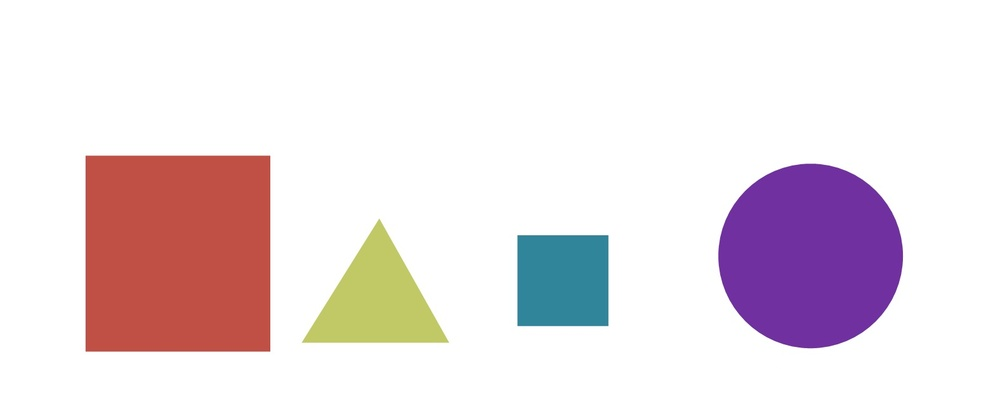
#> input picture Contours/images/bunchofshapes.jpg, 1000 x 409 px, shrunk from 1576 x 645 before the run
$ jupyter execute Contours_Tutorial.ipynb   (shell and % lines are left out)   (older library calls are emulated)
#> lines starting #> are read from the running program, lines starting #| are printed output that depends on the picture; after the words box and inside, x2 and y2 are one past the last pixel; in counts of white or black regions, pixels touching at a corner belong together; long printed decimals are rounded
# Contours

[cell 1]
import cv2
import numpy as np

import matplotlib.pyplot as plt

## Understanding Contours

[cell 2]
# Let's load a simple image with 3 black squares

# Load our image
image = cv2.imread('images/bunchofshapes.jpg')
#> image is the input picture: shape (409, 1000, 3); mean B, G, R 226.7, 222.2, 234.4
plt.figure(figsize=(10,16))
plt.imshow(image)
plt.show()

[cell 3]
# Create a copy of our original image
copy_image_1 = image.copy()

# Grayscale our image
gray = cv2.cvtColor(copy_image_1,cv2.COLOR_BGR2GRAY)

# Find Canny edges
edged = cv2.Canny(gray, 50, 200)
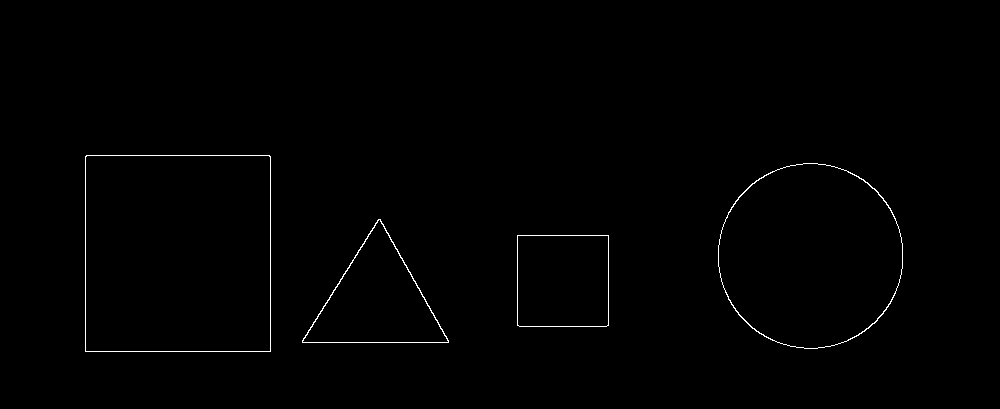
#> edged: shape (409, 1000); 0.57% white in thin lines or dots, all inside (x1, y1, x2, y2) = (85, 155, 903, 352)

# Finding Contours
# Use a copy of your image e.g. edged.copy(), since findContours alters the image
_, contours, hierarchy = cv2.findContours(edged, cv2.RETR_EXTERNAL, cv2.CHAIN_APPROX_NONE)
#> contours = 4 contours; box (x1, y1, x2, y2) and area: (85, 155, 271, 352) 36259, (718, 163, 903, 349) 26813, (302, 219, 449, 343) 9207, (517, 235, 609, 327) 8278

print("Number of Contours found = " + str(len(contours)))
#| Number of Contours found = 4

# Draw all contours and use '-1' as the 3rd parameter to draw all
cv2.drawContours(copy_image_1, contours, -1, (0,255,0), 3)
#> copy_image_1: shape (409, 1000, 3); 2.49% of pixels changed, all inside (x1, y1, x2, y2) = (83, 153, 905, 354)

plt.figure(figsize=(10,16))
plt.imshow(copy_image_1)
plt.show()

## Sorting Contours:

### Sorting by Area:
It can be use in object recongnition. (Using contour area)
* Eliminalte small contours that may be noise
* Extract the largest contour

[cell 4]
# Function we'll use to display contour area
def get_contour_areas(contours):
    # returns the areas of all contours as list
    all_areas = []
    for c in contours:
        area = cv2.contourArea(c)
        all_areas.append(area)
#> this loop made 4 passes
#> area on passes 1 to 4: 8278, 9207, 26813, 36259
#> after the loop, all_areas = [8278, 9207, 26813, 36259]
    return all_areas

[cell 5]
# Create a copy of our original image
copy_image_2 = image.copy()

# Let's print the areas of the contours before sorting
print ("Contor Areas before sorting: ",get_contour_areas(contours))
#| Contor Areas before sorting:  [8278.0, 9207.0, 26813.0, 36259.0]

# Sort contours large to small (reverse = True)
sorted_contours = sorted(contours, key=cv2.contourArea, reverse=True)
#> sorted_contours has the same summary as contours
#sorted_contours = sorted(contours, key=cv2.contourArea, reverse=True)[:3]

print ("Contor Areas after sorting: ",get_contour_areas(sorted_contours))
#> the loop in get_contour_areas (call 2), `for c in contours:` made 4 passes
#| Contor Areas after sorting:  [36259.0, 26813.0, 9207.0, 8278.0]


f, ax = plt.subplots(4, 1, sharex='col', sharey='row',figsize=(10,16))

# Iterate over our contours and draw one at a time
i = 0
for c in sorted_contours:
    cv2.drawContours(copy_image_2, [c], -1, (255,0,0), 5)
    ax[i].imshow(copy_image_2)
    i = i +1
#> this loop made 4 passes
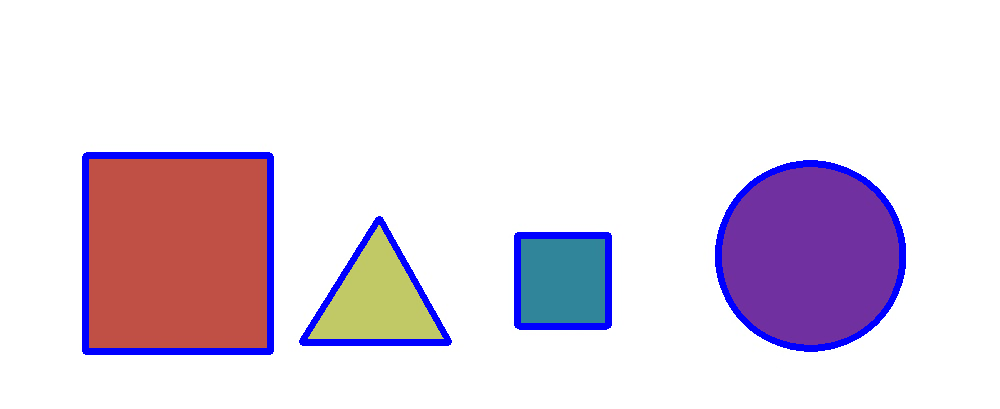
#> copy_image_2: shape (409, 1000, 3); 3.54% of pixels changed, all inside (x1, y1, x2, y2) = (82, 152, 906, 355)
#> after the loop, i = 4
    #ax[0, 0].figure(figsize=(10,16))
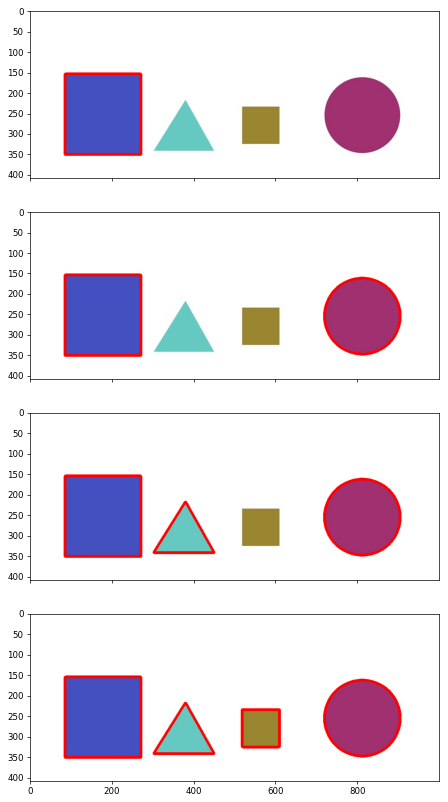
#> figure drawn by matplotlib, 4 panels; B, G, R data is drawn as R, G, B

### Sorting by spatial position:
* Sort characters left to right
* Process image in specific order

[cell 6]
## This function will sort the element by using the position of its centroid on the x axis
def get_contour_x(contours):
    if cv2.contourArea(contours) > 10:
        M = cv2.moments(contours)
#> M = moments, m00 8278, centre m10/m00, m01/m00 = (562.5, 280.5)
        return (int(M['m10']/M['m00']))

[cell 7]
# Create a copy of our original image
copy_image_3 = image.copy()

# Sort by left to right using our x_cord_contour function
contours_left_to_right = sorted(contours, key = get_contour_x, reverse = False)
#> contours_left_to_right has the same summary as contours

# Labeling Contours left to right
for (i,c)  in enumerate(contours_left_to_right):
    cv2.drawContours(copy_image_3, [c], -1, (0,0,255), 3)
    #img = get_contour_x(copy_image_3)
    M = cv2.moments(c)
    cx = int(M['m10'] / M['m00'])
    cy = int(M['m01'] / M['m00'])
    cv2.putText(copy_image_3, str(i+1), (cx, cy), cv2.FONT_HERSHEY_SIMPLEX, 1, (0, 255, 0), 2)
    (x, y, w, h) = cv2.boundingRect(c)

    # Let's now crop each contour and save these images
    cropped_contour = image[y:y + h, x:x + w]
    image_name = "output_shape_number_" + str(i+1) + ".jpg"
    print (image_name)
    cv2.imwrite(image_name, cropped_contour)
#> this loop made 4 passes
#> (cx, cy, x, y, w, h, image_name) on passes 1 to 4: (177, 253, 85, 155, 186, 197, 'output_shape_number_1.jpg'), (376, 300, 302, 219, 147, 124, 'output_shape_number_2.jpg'), (562, 280, 517, 235, 92, 92, 'output_shape_number_3.jpg'), (810, 255, 718, 163, 185, 186, 'output_shape_number_4.jpg')
#| output_shape_number_1.jpg
#| output_shape_number_2.jpg
#| output_shape_number_3.jpg
#| output_shape_number_4.jpg
#> pass 1, `cropped_contour = image[y:y + h, x:x + w]`:
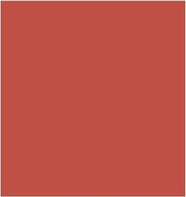
#> cropped_contour: shape (197, 186, 3); mean B, G, R 71.3, 82.1, 192.2

plt.figure(figsize=(10,16))
plt.imshow(copy_image_3)
plt.show()

## Approximating Contours:

[cell 8]
# Load image and keep a copy
image = cv2.imread('images/house.jpg')
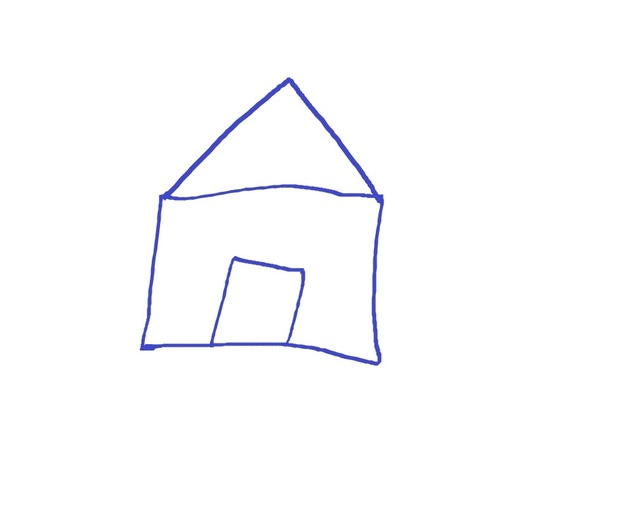
#> input picture Contours/images/house.jpg, 635 x 508 px, shrunk from 1000 x 800 before the run
#> image is the input picture: shape (508, 635, 3); mean B, G, R 253.6, 252, 251.9
orig_image = image.copy()
plt.figure(figsize=(10,6))
plt.imshow(image)
plt.show()

[cell 9]
# Grayscale and binarize
gray = cv2.cvtColor(image, cv2.COLOR_BGR2GRAY)
#> gray: shape (508, 635)
ret, thresh = cv2.threshold(gray, 127, 255, cv2.THRESH_BINARY_INV)
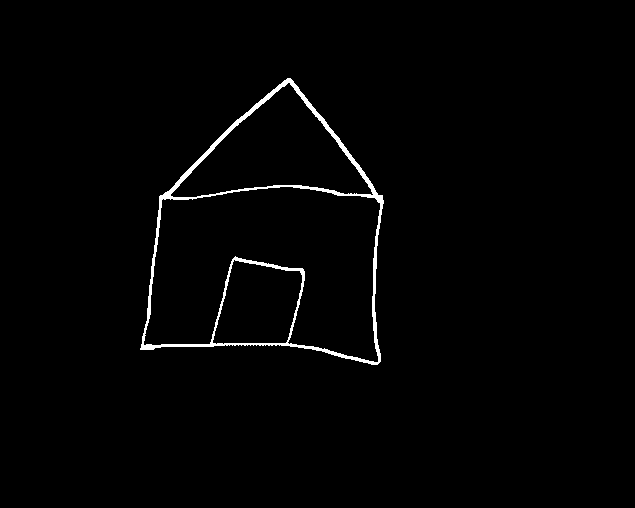
#> thresh: shape (508, 635); 1.4% white; 1 white region

# Find contours
_,contours, hierarchy = cv2.findContours(thresh.copy(), cv2.RETR_LIST, cv2.CHAIN_APPROX_NONE)
#> contours = 4 contours; box (x1, y1, x2, y2) and area: (140, 78, 384, 365) 48139, (143, 186, 381, 363) 27910, (170, 82, 374, 198) 11328, (212, 259, 303, 345) 5755

# Iterate through each contour and compute the bounding rectangle
for c in contours:
    x,y,w,h = cv2.boundingRect(c)
    cv2.rectangle(orig_image,(x,y),(x+w,y+h),(0,0,255),2)
#> this loop made 4 passes
#> (x, y, w, h) on passes 1 to 4: (212, 259, 91, 86), (143, 186, 238, 177), (170, 82, 204, 116), (140, 78, 244, 287)
#> orig_image: shape (508, 635, 3); 2.6% of pixels changed, all inside (x1, y1, x2, y2) = (139, 77, 386, 367)

plt.figure(figsize=(10,6))
plt.imshow(orig_image)
plt.show()

**cv2.approxPolyDP(contour, Approximation Accuracy, Closed)**
- **contour** – is the individual contour we wish to approximate
- **Approximation Accuracy** –  determines the accuracy of the approximation. Small values give precise-  approximations, large values give more generic approximation.
- **Closed** – a Boolean value that states whether the approximate contour should be open or closed

[cell 10]
approx_acc = [0.01, 0.03,0.1]
f, ax = plt.subplots(1, 3, sharex='col', sharey='row',figsize=(20,6))
for idx, acc in enumerate(approx_acc):
    orig_image = image.copy()
    for c in contours:
        epsilon = acc*cv2.arcLength(c,True)
        approx = cv2.approxPolyDP(c,epsilon,True)
        cv2.drawContours(orig_image, [approx], 0, (0, 255, 0), 2)

    ax[idx].imshow(orig_image)
#> figure, not shown here; B, G, R data is drawn as R, G, B

## Covnex Hull
The smallest polygon which incluses all the points in the shape

[cell 11]
image = cv2.imread('images/hand.jpg')
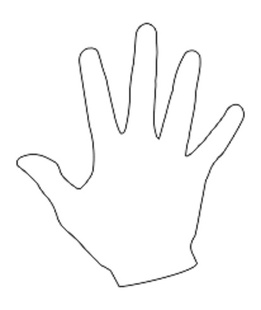
#> input picture Contours/images/hand.jpg, 261 x 310 px, shrunk from 412 x 488 before the run
#> image is the input picture: shape (310, 261, 3); min 45, max 255, mean 250.1
gray = cv2.cvtColor(image, cv2.COLOR_BGR2GRAY)
#> gray: shape (310, 261)
plt.figure(figsize=(10,6))
plt.imshow(image)
plt.show()

[cell 12]
# Threshold the image, because the findcontours comand work only with binary images
ret, thresh = cv2.threshold(gray, 176, 255, 0)
#> thresh: shape (310, 261); 97.2% white; black in thin lines or dots, all inside (x1, y1, x2, y2) = (16, 23, 245, 287)

# Find contours
_,contours,hierarchy = cv2.findContours(thresh.copy(), cv2.RETR_LIST, cv2.CHAIN_APPROX_NONE)
#> contours = 3 contours; box (x1, y1, x2, y2) and area: (0, 0, 261, 310) 80340, (15, 22, 202, 227) 2372, (61, 103, 246, 288) 1094

# Sort Contors by area and then remove the largest frame contour
n = len(contours) - 1
#> n = 2
contours = sorted(contours, key=cv2.contourArea, reverse=False)[:n]
#> contours = 2 contours; box (x1, y1, x2, y2) and area: (15, 22, 202, 227) 2372, (61, 103, 246, 288) 1094

orig_image = image.copy()
# Iterate through contours and draw the convex hull
for c in contours:
    hull = cv2.convexHull(c)
    cv2.drawContours(orig_image, [hull], 0, (0, 255, 0), 2)
#> this loop made 2 passes
#> orig_image: shape (310, 261, 3)

plt.figure(figsize= (10,6))
plt.imshow(orig_image)
plt.show()

## Shape Matching

**cv2.matchShapes(contour template, contour, method, method parameter)**

**Output** – match value (lower values means a closer match)

- Contour Template – This is our reference contour that we’re trying to find in the new image
- Contour – The individual contour we are checking against
- Method – Type of contour matching (1, 2, 3)
- Method Parameter – leave alone as 0.0 (not fully utilized in python OpenCV)

[cell 13]
import cv2
import numpy as np

f, ax = plt.subplots(1, 2, sharex='col', sharey='row',figsize=(15,4))

# Load the shape template or reference image
template = cv2.imread('images/4star.jpg',0)
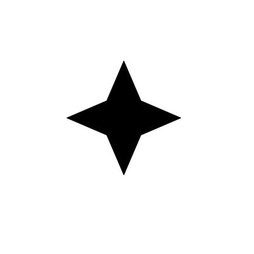
#> input picture Contours/images/4star.jpg, 254 x 254 px, shrunk from 400 x 400 before the run
#> template is the input picture: shape (254, 254); min 0, max 255, mean 239.2
ax[0].imshow(template,'gray')

# Load the target image with the shapes we're trying to match
target = cv2.imread('images/shapestomatch.jpg')
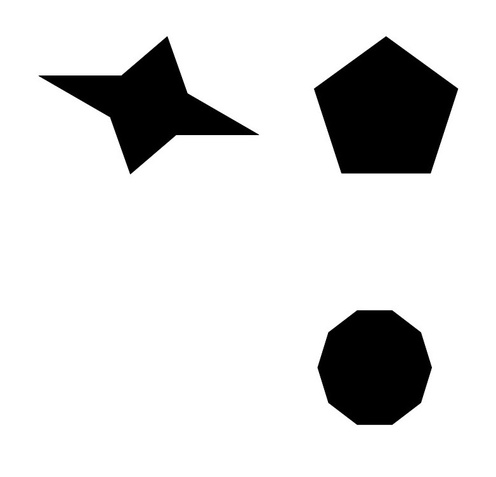
#> input picture Contours/images/shapestomatch.jpg, 496 x 477 px, shrunk from 782 x 752 before the run
#> target is the input picture: shape (477, 496, 3); min 0, max 255, mean 218.7
ax[1].imshow(target)

plt.show()

[cell 14]
target_gray = cv2.cvtColor(target,cv2.COLOR_BGR2GRAY)

# Threshold both images first before using cv2.findContours
ret, thresh1 = cv2.threshold(template, 127, 255, 0)
#> thresh1: shape (254, 254); 93.8% white; 1 black region, box (x1, y1, x2, y2) and area: (67, 61, 181, 175) 4006
ret, thresh2 = cv2.threshold(target_gray, 127, 255, 0)
#> thresh2: shape (477, 496); 85.8% white; 3 black regions

# Find contours in template
_,contours, hierarchy = cv2.findContours(thresh1, cv2.RETR_CCOMP, cv2.CHAIN_APPROX_SIMPLE)
#> contours = 2 contours; box (x1, y1, x2, y2) and area: (0, 0, 254, 254) 64009, (66, 60, 182, 176) 4165

# We need to sort the contours by area so that we can remove the largest
# contour which is the image outline
sorted_contours = sorted(contours, key=cv2.contourArea, reverse=True)
#> sorted_contours has the same summary as contours

# We extract the second largest contour which will be our template contour
template_contour = contours[1]
#> template_contour = contour of 274 points, box (x1, y1, x2, y2) (66, 60, 182, 176), area 4165

# Extract contours from second target image
_,contours, hierarchy = cv2.findContours(thresh2, cv2.RETR_CCOMP, cv2.CHAIN_APPROX_SIMPLE)
#> contours = 4 contours; box (x1, y1, x2, y2) and area: (0, 0, 496, 477) 235620, (313, 36, 459, 175) 13850, (317, 309, 433, 426) 10301, (38, 36, 260, 175) 10178

[cell 15]
target_copy = target.copy()
closest_contour = []
for c in contours:
    # Iterate through each contour in the target image and
    # use cv2.matchShapes to compare contour shapes
    match = cv2.matchShapes(template_contour, c, 3, 0.0)
    print (match)
    # If the match value is less than 0.1 we
    if match < 0.1:
        closest_contour.append(c)
#> this loop made 4 passes
#> match on passes 2 to 4: 0.158, 0.149, 0.0737
#> (c, match) on pass 1: ([[0, 0], [0, 476], [495, 476], [495, 0]], 0.13)
#| 0.1302
#| 0.1583
#| 0.1491
#| 0.07373
#> after the loop, closest_contour = 1 contour; box (x1, y1, x2, y2) and area: (38, 36, 260, 175) 10178


cv2.drawContours(target_copy, [closest_contour[0]], -1, (0,255,0), 3)
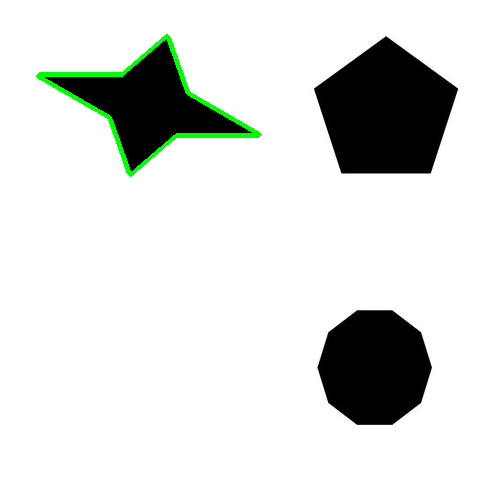
#> target_copy: shape (477, 496, 3); 1.08% of pixels changed, all inside (x1, y1, x2, y2) = (36, 34, 262, 177)
plt.figure(figsize=(10,5))
plt.imshow(target_copy)
plt.show()
